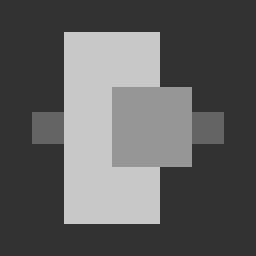
#> input picture LAB4/Test2/cuadros.png, 256 x 256 px
$ python LAB4_Ex6_Fig.py
#> lines starting #> are read from the running program, lines starting #| are printed output that depends on the picture; after the words box and inside, x2 and y2 are one past the last pixel; in counts of white or black regions, pixels touching at a corner belong together
import numpy as np
import matplotlib.pyplot as plt
from scipy.ndimage import filters
from skimage import feature, exposure, filters
from skimage.transform import hough_line, hough_line_peaks
from scipy import ndimage as ndi
from PIL import Image


def adaptiveCanny(image, sigma=2.5, low_threshold_ratio=0.1, high_threshold_ratio=0.2):
    # Улучшаем контрастность изображения
#> called with sigma = 2.5, low_threshold_ratio = 0.1, high_threshold_ratio = 0.2
    image_eq = exposure.equalize_adapthist(image)
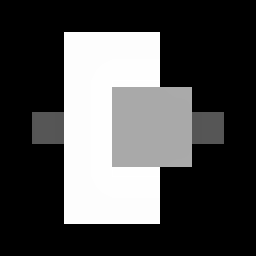
#> image_eq: shape (256, 256) float64; min 0, max 1, mean 0.299

    # Регулируем пороги для алгоритма Канни
    low_threshold = low_threshold_ratio * np.max(image_eq)
#> low_threshold = 0.1
    high_threshold = high_threshold_ratio * np.max(image_eq)
#> high_threshold = 0.2

    edges = feature.canny(image_eq, sigma=sigma, low_threshold=low_threshold, high_threshold=high_threshold)
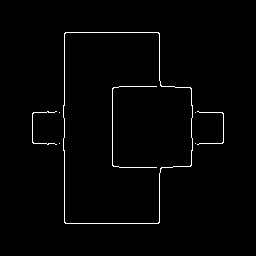
#> edges: shape (256, 256) bool; 1.5% white in thin lines or dots, all inside (x1, y1, x2, y2) = (32, 32, 224, 224)
    return edges


def testCanny(im, sigma=2.5):
    edge = feature.canny(im, sigma=sigma)
    return edge

def displayLines(image, thetas, rhos):
    H, W = image.shape
    plt.imshow(image, cmap='gray')

    for theta, rho in zip(thetas, rhos):
        a = np.cos(theta)
        b = np.sin(theta)
        x0, y0 = rho * a, rho * b
        x1, y1 = x0 + W * (-b), y0 + W * a
        x2, y2 = x0 - W * (-b), y0 - W * a
        x1, y1 = max(min(x1, W), 0), max(min(y1, H), 0)
        x2, y2 = max(min(x2, W), 0), max(min(y2, H), 0)
        plt.plot((x1, x2), (y1, y2), '-r')

    plt.title("Lines detected")
    plt.axis('off')
    plt.show()

def findLineSegments(image):
    edges = adaptiveCanny(image)

    # Применяем преобразование Хафа с измененными параметрами
    H, thetas, rhos = hough_line(edges)
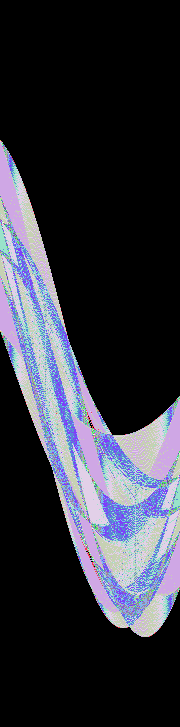
#> H: shape (727, 180) uint64; 58 distinct labels, from 0 to 166; one colour per label, 0 black
#> thetas = 180 values from -1.57 to 1.55; rhos = 727 values from -363 to 363
    _, angles, distances = hough_line_peaks(H, thetas, rhos, threshold=0.2 * np.max(H), min_distance=20, min_angle=20)
#> angles = [0, 0, -1.57, -1.57, 0, 0, -1.57, -1.57, -1.57, -1.57]; distances = [64, 159, -32, -223, 112, 191, -86, -167, -112, -143]

    displayLines(image, angles, distances)
#> the loop in displayLines, `for theta, rho in zip(thetas, rhos):` made 10 passes
#> (theta, rho, a, b, x0, y0, x1, y1) on passes 1 to 10: (0, 64, 1, 0, 64, 0, 64, 256), (0, 159, 1, 0, 159, 0, 159, 256), (-1.57, -32, 6.12e-17, -1, -1.96e-15, 32, 256, 32), (-1.57, -223, 6.12e-17, -1, -1.37e-14, 223, 256, 223), (0, 112, 1, 0, 112, 0, 112, 256), (0, 191, 1, 0, 191, 0, 191, 256), (-1.57, -86, 6.12e-17, -1, -5.27e-15, 86, 256, 86), (-1.57, -167, 6.12e-17, -1, -1.02e-14, 167, 256, 167), (-1.57, -112, 6.12e-17, -1, -6.86e-15, 112, 256, 112), (-1.57, -143, 6.12e-17, -1, -8.76e-15, 143, 256, 143)
#> in displayLines, `plt.show()`:
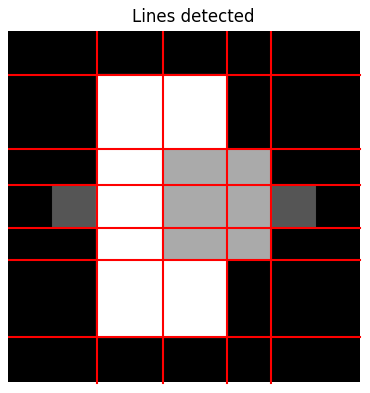
#> figure drawn by matplotlib, 1 panel; palette indices are drawn, not the picture's colours

# Загрузка изображения
im_path = './Test2/cuadros.png'  # Замените на путь к вашему изображению
im = np.array(Image.open(im_path).convert('L'))

# Обнаружение сегментов прямых линий
findLineSegments(im)
